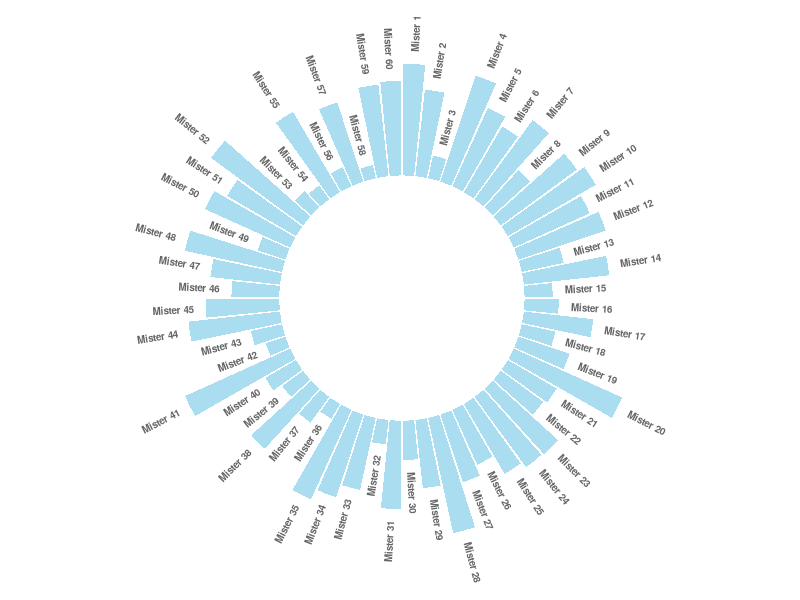

R code for this plot:
# Libraries
library(tidyverse)

# Create dataset
data <- data.frame(
  id=seq(1,60),
  individual=paste( "Mister ", seq(1,60), sep=""),
  value=sample( seq(10,100), 60, replace=T)
)

# ----- This section prepare a dataframe for labels ---- #
# Get the name and the y position of each label
label_data <- data

# calculate the ANGLE of the labels
number_of_bar <- nrow(label_data)
angle <-  90 - 360 * (label_data$id-0.5) /number_of_bar     # I substract 0.5 because the letter must have the angle of the center of the bars. Not extreme right(1) or extreme left (0)

# calculate the alignment of labels: right or left
# If I am on the left part of the plot, my labels have currently an angle < -90
label_data$hjust<-ifelse( angle < -90, 1, 0)

# flip angle BY to make them readable
label_data$angle<-ifelse(angle < -90, angle+180, angle)
# ----- ------------------------------------------- ---- #


# Start the plot
p <- ggplot(data, aes(x=as.factor(id), y=value)) +       # Note that id is a factor. If x is numeric, there is some space between the first bar

  # This add the bars with a blue color
  geom_bar(stat="identity", fill=alpha("skyblue", 0.7)) +

  # Limits of the plot = very important. The negative value controls the size of the inner circle, the positive one is useful to add size over each bar
  ylim(-100,120) +

  # Custom the theme: no axis title and no cartesian grid
  theme_minimal() +
  theme(
    axis.text = element_blank(),
    axis.title = element_blank(),
    panel.grid = element_blank(),
    plot.margin = unit(rep(-1,4), "cm")      # Adjust the margin to make in sort labels are not truncated!
  ) +

  # This makes the coordinate polar instead of cartesian.
  coord_polar(start = 0) +

  # Add the labels, using the label_data dataframe that we have created before
  geom_text(data=label_data, aes(x=id, y=value+10, label=individual, hjust=hjust), color="black", fontface="bold",alpha=0.6, size=2.5, angle= label_data$angle, inherit.aes = FALSE )

p